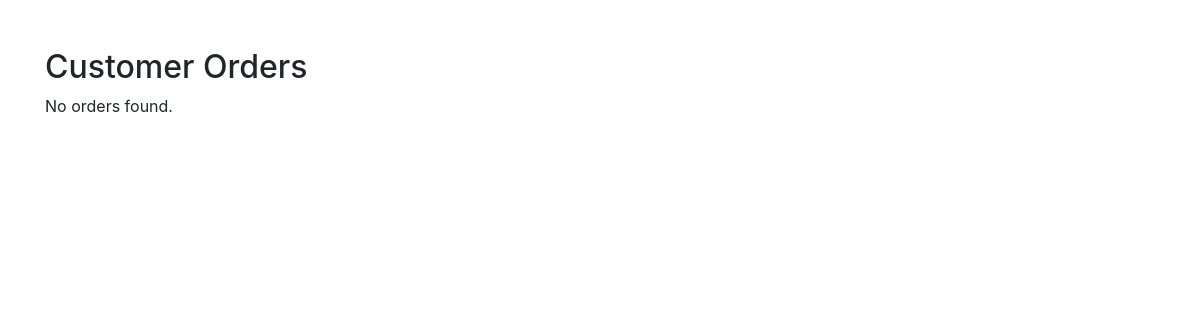
The app's page /cashier/customer_orders.php, older data.
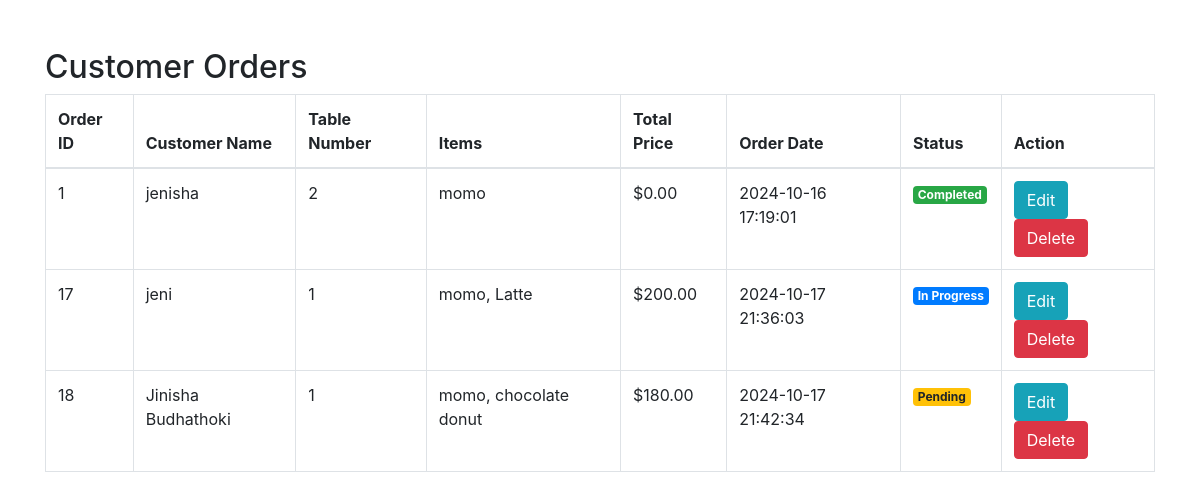
The same page, newer data.
### tables this page shows
CREATE TABLE `orderss` (
  `order_id` int(11) NOT NULL,
  `customer_name` varchar(100) NOT NULL,
  `table_id` int(11) DEFAULT NULL,
  `total_price` decimal(10,2) NOT NULL,
  `order_date` datetime DEFAULT current_timestamp(),
  `status` enum('Pending','In Progress','Completed') NOT NULL DEFAULT 'Pending'
);

CREATE TABLE `tables` (
  `table_id` int(11) NOT NULL,
  `table_num` int(11) NOT NULL,
  `status` enum('available','occupied') NOT NULL DEFAULT 'available',
  `capacity` int(11) NOT NULL DEFAULT 0
);

### cashier/customer_orders.php (the view, shortened to what this page needs)
<?php
include '../conn/connection.php';
$sql = "
    SELECT
        o.order_id AS order_id, o.customer_name, t.table_num,
        o.total_price, o.order_date, o.status,
        GROUP_CONCAT(m.item_name SEPARATOR ', ') AS items
    FROM orderss o  -- Ensure the table name is correct
    JOIN tables t ON o.table_id = t.table_id
    JOIN order_items oi ON o.order_id = oi.order_id
    JOIN menu m ON oi.item_id = m.item_id
    GROUP BY o.order_id";
$result = $conn->query($sql);
?>
<!DOCTYPE html>
<html lang="en">
<head>
    <link rel="stylesheet" href="https://stackpath.bootstrapcdn.com/bootstrap/4.5.2/css/bootstrap.min.css">
</head>
<body>
<div class="container mt-5">
    <h2>Customer Orders</h2>
    <?php if ($result->num_rows > 0): ?>
        <table class="table table-bordered">
            <thead>
                <tr>
                    <th>Order ID</th>
                    <th>Customer Name</th>
                    <th>Table Number</th>
                    <th>Items</th>
                    <th>Total Price</th>
                    <th>Order Date</th>
                    <th>Status</th>
                    <th>Action</th>
                </tr>
            </thead>
            <tbody>
                <?php while ($row = $result->fetch_assoc()): ?>
                    <tr>
                        <td><?php echo $row['order_id']; ?></td>
                        <td><?php echo $row['customer_name']; ?></td>
                        <td><?php echo $row['table_num']; ?></td>
                        <td><?php echo $row['items']; ?></td>
                        <td>$<?php echo number_format($row['total_price'], 2); ?></td>
                        <td><?php echo $row['order_date']; ?></td>
                        <td>
                            <span class="badge
                                <?php
                                    if ($row['status'] == 'Pending') echo 'badge-warning';
                                    elseif ($row['status'] == 'In Progress') echo 'badge-primary';
                                    elseif ($row['status'] == 'Completed') echo 'badge-success';
                                ?>">
                                <?php echo $row['status']; ?>
                            </span>
                        </td>
                        <td>
                            <button class="btn btn-info" data-toggle="modal" data-target="#editModal<?php echo $row['order_id']; ?>">Edit</button>
                            <button class="btn btn-danger" data-toggle="modal" data-target="#deleteModal<?php echo $row['order_id']; ?>">Delete</button>
                        </td>
                    </tr>
                <?php endwhile; ?>
            </tbody>
        </table>
    <?php else: ?>
        <p>No orders found.</p>
    <?php endif; ?>
</div>
</body>
</html>

Row changes from the older to the newer data that the page shows:
added orderss: order_id "1", customer_name "jenisha", table.table_num "2", items "momo", total_price "0.00", order_date "2024-10-16 17:19:01", status "Completed"
added orderss: order_id "17", customer_name "jeni", table.table_num "1", items "momo, Latte", total_price "200.00", order_date "2024-10-17 21:36:03", status "In Progress"
added orderss: order_id "18", customer_name "Jinisha Budhathoki", table.table_num "1", items "momo, chocolate donut", total_price "180.00", order_date "2024-10-17 21:42:34", status "Pending"
Text that changed along with them:
text no longer shown: "No orders found."
text now shown: "Order ID Customer Name Table Number Items Total Price Order Date Status Action"
